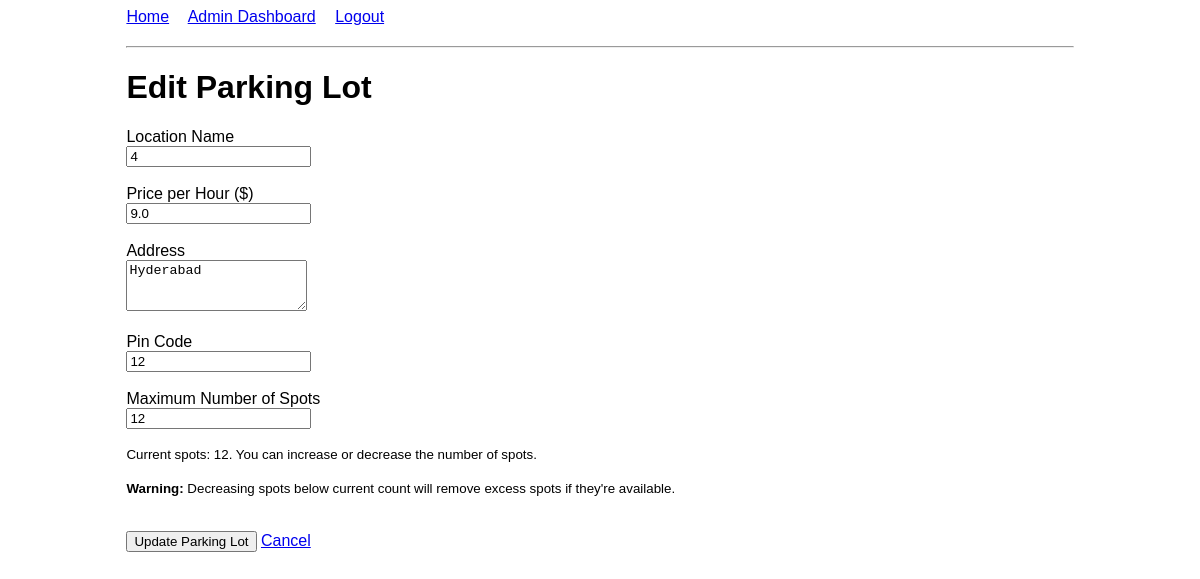
/edit_lot/1 (signed in), run on an earlier commit of the app's database.
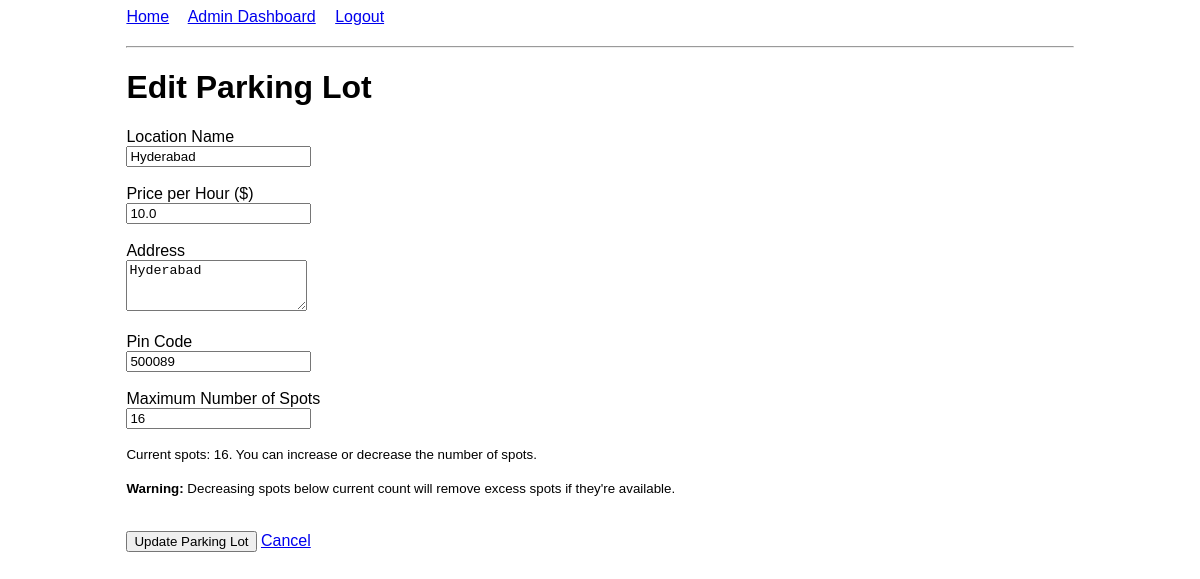
And on a later commit of the database.
### models/models.py (models this page shows)
class ParkingLot(db.Model):
    __tablename__ = 'parking_lots'
    id = db.Column(db.Integer, primary_key=True)
    prime_location_name = db.Column(db.String(100), nullable=False)
    price = db.Column(db.Float, nullable=False)
    address = db.Column(db.String(200), nullable=False)
    pin_code = db.Column(db.String(10), nullable=False)
    maximum_number_of_spots = db.Column(db.Integer, nullable=False)
    spots = db.relationship('ParkingSpot', backref='lot', cascade='all, delete-orphan')

### app.py (the view, shortened to what this page needs)
@app.route('/edit_lot/<int:lot_id>', methods=['GET', 'POST'])
def edit_lot(lot_id):
    if 'admin_id' not in session:
        flash('Please login as admin first!', 'error')
        return redirect(url_for('login'))
    lot = ParkingLot.query.get_or_404(lot_id)
    current_spots_count = ParkingSpot.query.filter_by(lot_id=lot_id).count()
    return render_template('edit_lot.html', lot=lot, current_spots_count=current_spots_count)

### templates/edit_lot.html (shortened to what this page needs)
{% extends "base.html" %}
{% block content %}
    <h1>Edit Parking Lot</h1>
    <form method="POST">
        <div>
            <label for="name">Location Name</label><br>
            <input type="text" id="name" name="name" value="{{ lot.prime_location_name }}" required>
        </div>
        <br>
        <div>
            <label for="price">Price per Hour ($)</label><br>
            <input type="number" step="0.01" id="price" name="price" value="{{ lot.price }}" required>
        </div>
        <br>
        <div>
            <label for="address">Address</label><br>
            <textarea id="address" name="address" rows="3" required>{{ lot.address }}</textarea>
        </div>
        <br>
        <div>
            <label for="pin_code">Pin Code</label><br>
            <input type="text" id="pin_code" name="pin_code" value="{{ lot.pin_code }}" required>
        </div>
        <br>
        <div>
            <label for="max_spots">Maximum Number of Spots</label><br>
            <input type="number" id="max_spots" name="max_spots" value="{{ lot.maximum_number_of_spots }}" min="1" required>
            <p><small>Current spots: {{ current_spots_count }}. You can increase or decrease the number of spots.</small></p>
            <p><small><strong>Warning:</strong> Decreasing spots below current count will remove excess spots if they're available.</small></p>
        </div>
        <br>
        <button type="submit">Update Parking Lot</button>
        <a href="{{ url_for('admin_dashboard') }}">Cancel</a>
    </form>
{% endblock %}

What changed in the data, as far as the page shows it:
changed ParkingLot "Hyderabad": name "4" → "Hyderabad"; price "9.0" → "10.0"; pin_code "12" → "500089"; max_spots "12" → "16"
Also different on the page:
{{ current_spots_count }}: "12" → "16"
